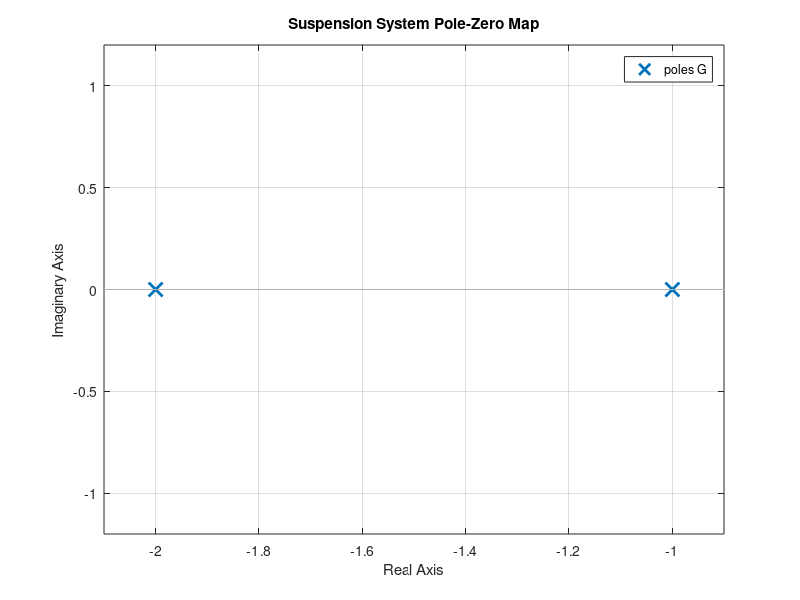
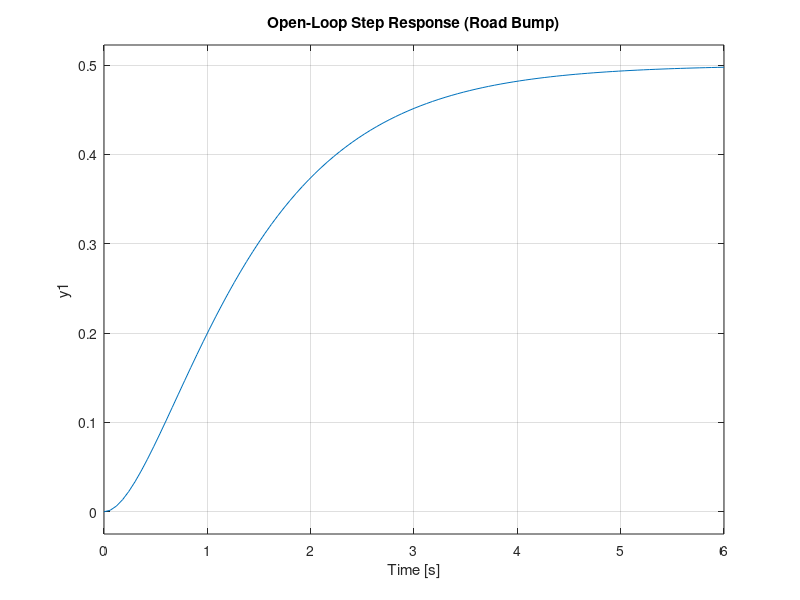

MATLAB code for these plots, in order: (Note: this script raises an error after producing the figures.)
%% ================================================================
%  INTELLIGENT ADAPTIVE ACTIVE SUSPENSION CONTROL SYSTEM
%  Vehicle Vibration Reduction and Stability Enhancement
%  Transfer Function: G(s) = 1 / (s^2 + 3s + 2)
%% ================================================================
clc; clear all; close all;

fprintf('==========================================================\n');
fprintf(' INTELLIGENT ADAPTIVE ACTIVE SUSPENSION CONTROL SYSTEM\n');
fprintf('==========================================================\n\n');

%% ================================================================
%  SECTION 1: SYSTEM MODELING & OPEN-LOOP ANALYSIS
%% ================================================================
fprintf('--- SECTION 1: Open-Loop System Analysis ---\n');

% Define suspension plant transfer function
num = [1];
den = [1, 3, 2];
G = tf(num, den);

fprintf('\nPlant Transfer Function G(s) = 1 / (s^2 + 3s + 2)\n');
disp(G);

% Poles and Damping Analysis
p = pole(G);
fprintf('\nSystem Poles:\n');
disp(p);

[wn, zeta, poles] = damp(G);
fprintf('\nNatural Frequency (wn): %.4f rad/s\n', wn(1));
fprintf('Damping Ratio (zeta):   %.4f\n', zeta(1));

% Verify stability
if all(real(p) < 0)
    fprintf('\nSystem STABLE: All poles in left-half plane.\n');
    fprintf('  Pole 1: s = %.2f (fast decay, mechanical stiffness)\n', p(1));
    fprintf('  Pole 2: s = %.2f (slow decay, damping effect)\n', p(2));
else
    fprintf('\nSystem UNSTABLE: Pole(s) in right-half plane.\n');
end

% Pole-Zero Map
figure('Name','Pole-Zero Map','Position',[100,100,600,500]);
pzmap(G);
title('Suspension System Pole-Zero Map');
grid on;
fprintf('\nPole-Zero Map displayed.\n');

% Step Response Analysis
figure('Name','Open-Loop Step Response','Position',[720,100,600,500]);
step(G);
title('Open-Loop Step Response (Road Bump)');
grid on;

info = stepinfo(G);
fprintf('\n--- Step Response Performance ---\n');
fprintf('Rise Time:       %.4f s\n', info.RiseTime);
fprintf('Settling Time:   %.4f s\n', info.SettlingTime);
fprintf('Overshoot:       %.2f %%\n', info.Overshoot);
fprintf('Peak:            %.4f\n', info.Peak);
fprintf('Peak Time:       %.4f s\n', info.PeakTime);

%% ================================================================
%  SECTION 2: UNCONTROLLED DISTURBANCE RESPONSES
%% ================================================================
fprintf('\n--- SECTION 2: Uncontrolled Disturbance Responses ---\n');

t = 0:0.01:15;
figure('Name','Uncontrolled Responses','Position',[100,620,1200,500]);

% Step input (road bump)
subplot(2,2,1);
[y_step, t_step] = step(G, t);
plot(t_step, y_step, 'b', 'LineWidth', 1.5);
title('Step Input (Road Bump)');
xlabel('Time (s)'); ylabel('Displacement (m)');
grid on;

% Impulse input (pothole)
subplot(2,2,2);
[y_imp, t_imp] = impulse(G, t);
plot(t_imp, y_imp, 'r', 'LineWidth', 1.5);
title('Impulse Input (Pothole)');
xlabel('Time (s)'); ylabel('Displacement (m)');
grid on;

% Sinusoidal input (uneven road)
subplot(2,2,3);
u_sin = sin(2*pi*0.5*t);
[y_sin, ~] = lsim(G, u_sin, t);
plot(t, u_sin, 'g--', t, y_sin, 'b', 'LineWidth', 1.5);
legend('Input','Response');
title('Sinusoidal Input (Uneven Road)');
xlabel('Time (s)'); ylabel('Displacement (m)');
grid on;

% Random disturbance (rough terrain)
subplot(2,2,4);
rng(42);
u_rand = 0.5*randn(size(t));
[y_rand, ~] = lsim(G, u_rand, t);
plot(t, u_rand, 'g--', t, y_rand, 'b', 'LineWidth', 1.5);
legend('Disturbance','Response');
title('Random Input (Rough Terrain)');
xlabel('Time (s)'); ylabel('Displacement (m)');
grid on;

sgtitle('Uncontrolled Suspension Responses to Road Disturbances');

%% ================================================================
%  SECTION 3: ADAPTIVE PD CONTROLLER DESIGN
%% ================================================================
fprintf('\n--- SECTION 3: Adaptive PD Controller Design ---\n');

% Adaptive gain scheduling function
% Kp = 10 + 5 * disturbance_magnitude
% Kd = 3  + 2 * disturbance_magnitude

fprintf('\nAdaptive Gain Equations:\n');
fprintf('  Kp = 10 + 5 * disturbance_magnitude\n');
fprintf('  Kd =  3 + 2 * disturbance_magnitude\n');
fprintf('\nOperating Modes:\n');
fprintf('  Comfort Mode  (d < 0.3): Kp=%.1f, Kd=%.1f\n', 10+5*0.15, 3+2*0.15);
fprintf('  Off-Road Mode (0.3<=d<0.7): Kp=%.1f, Kd=%.1f\n', 10+5*0.5, 3+2*0.5);
fprintf('  Sport Mode    (d >= 0.7): Kp=%.1f, Kd=%.1f\n', 10+5*0.85, 3+2*0.85);

% Fixed PD controller (moderate gains for comparison)
Kp_fixed = 15;
Kd_fixed = 5;
C_fixed = tf([Kd_fixed, Kp_fixed], [1, 0]);
fprintf('\nFixed PD Controller: Kp=%.1f, Kd=%.1f\n', Kp_fixed, Kd_fixed);

% Closed-loop systems
CL_fixed = feedback(C_fixed * G, 1);

% Compute closed-loop for each mode
Kp_comfort = 10 + 5*0.15; Kd_comfort = 3 + 2*0.15;
Kp_offroad = 10 + 5*0.50; Kd_offroad = 3 + 2*0.50;
Kp_sport   = 10 + 5*0.85; Kd_sport   = 3 + 2*0.85;

C_comfort = tf([Kd_comfort, Kp_comfort], [1, 0]);
C_offroad = tf([Kd_offroad, Kp_offroad], [1, 0]);
C_sport   = tf([Kd_sport,   Kp_sport],   [1, 0]);

CL_comfort = feedback(C_comfort * G, 1);
CL_offroad = feedback(C_offroad * G, 1);
CL_sport   = feedback(C_sport   * G, 1);

%% ================================================================
%  SECTION 4: CONTROLLED VS UNCONTROLLED COMPARISON
%% ================================================================
fprintf('\n--- SECTION 4: Controlled vs Uncontrolled Comparison ---\n');

t_comp = 0:0.01:10;
[y_open, ~]   = step(G, t_comp);
[y_fixed, ~]  = step(CL_fixed, t_comp);
[y_comfort, ~] = step(CL_comfort, t_comp);
[y_offroad, ~] = step(CL_offroad, t_comp);
[y_sport, ~]   = step(CL_sport,   t_comp);

figure('Name','Controlled vs Uncontrolled','Position',[100,100,900,600]);
plot(t_comp, y_open,    'k--',  'LineWidth', 2, 'DisplayName', 'Uncontrolled');
hold on;
plot(t_comp, y_fixed,   'b-',   'LineWidth', 1.5, 'DisplayName', 'Fixed PD');
plot(t_comp, y_comfort, 'g-',   'LineWidth', 1.5, 'DisplayName', 'Comfort Mode');
plot(t_comp, y_offroad, 'm-',   'LineWidth', 1.5, 'DisplayName', 'Off-Road Mode');
plot(t_comp, y_sport,   'r-',   'LineWidth', 1.5, 'DisplayName', 'Sport Mode');
xlabel('Time (s)'); ylabel('Displacement (m)');
title('Controlled vs Uncontrolled Suspension Response (Step Input)');
legend('Location','best');
grid on;

%% ================================================================
%  SECTION 5: ADAPTIVE SIMULATION WITH CONTINUOUS GAIN SCHEDULING
%% ================================================================
fprintf('\n--- SECTION 5: Adaptive Simulation with Gain Scheduling ---\n');

t_sim = 0:0.005:20;
dt = t_sim(2) - t_sim(1);

% Realistic road profile (multiple disturbance types)
d_road = zeros(size(t_sim));
d_road(t_sim >= 1  & t_sim < 3)  = 0.15;   % slight bump
d_road(t_sim >= 5  & t_sim < 6)  = 0.55;   % pothole / off-road
d_road(t_sim >= 9  & t_sim < 10) = 0.90;   % speed breaker (sport)
d_road(t_sim >= 13 & t_sim < 15) = 0.35 + 0.15*sin(2*pi*1.0*(t_sim(t_sim>=13&t_sim<15)-13));
d_road(t_sim >= 17 & t_sim < 20) = 0.10 + 0.05*randn(1, sum(t_sim>=17 & t_sim<20));
d_road = max(0, d_road);

% Compute adaptive gains
Kp_adaptive = 10 + 5 * d_road;
Kd_adaptive =  3 + 2 * d_road;

% Determine mode labels
mode_label = zeros(size(t_sim));
mode_label(d_road >= 0.3 & d_road < 0.7) = 1;
mode_label(d_road >= 0.7) = 2;

% Simulate adaptive response using numerical integration (Euler method)
% State-space: G(s) = 1/(s^2+3s+2) => dx1/dt=x2, dx2/dt=-2x1-3x2+u
n = length(t_sim);
x1 = zeros(1,n); x2 = zeros(1,n);  % plant states
x1_open = zeros(1,n); x2_open = zeros(1,n);
e_int = 0;  % integral for reference tracking (not used in PD)

y_adapt = zeros(1,n);
y_uncontrolled_sim = zeros(1,n);
u_ctrl = zeros(1,n);
ref = d_road;  % reference: follow disturbance with damped response

for k = 1:n-1
    % Adaptive gains
    Kp = Kp_adaptive(k);
    Kd = Kd_adaptive(k);
    
    % Error
    e = ref(k) - x1(k);
    de = -x2(k);
    
    % Control input
    u = Kp*e + Kd*de;
    u_ctrl(k) = u;
    
    % Plant update (controlled)
    dx1 = x2(k);
    dx2 = -2*x1(k) - 3*x2(k) + u;
    x1(k+1) = x1(k) + dt*dx1;
    x2(k+1) = x2(k) + dt*dx2;
    
    % Plant update (uncontrolled, only disturbance)
    dx1_o = x2_open(k);
    dx2_o = -2*x1_open(k) - 3*x2_open(k) + d_road(k);
    x1_open(k+1) = x1_open(k) + dt*dx1_o;
    x2_open(k+1) = x2_open(k) + dt*dx2_o;
end

y_adapt = x1;
y_uncontrolled_sim = x1_open;

%% ================================================================
%  SECTION 6: COMPREHENSIVE PLOTS
%% ================================================================
figure('Name','Adaptive System Comprehensive','Position',[50,50,1400,900]);

subplot(3,2,1);
plot(t_sim, d_road, 'k', 'LineWidth', 1.5);
title('Road Disturbance Profile'); xlabel('Time (s)'); ylabel('Magnitude');
ylim([-0.2, 1.2]); grid on;

subplot(3,2,2);
plot(t_sim, y_uncontrolled_sim, 'r--', t_sim, y_adapt, 'b', 'LineWidth', 1.5);
legend('Uncontrolled','Adaptive PD'); grid on;
title('Controlled vs Uncontrolled Displacement');
xlabel('Time (s)'); ylabel('Displacement (m)');

subplot(3,2,3);
plot(t_sim, u_ctrl, 'g', 'LineWidth', 1.2);
title('Controller Output (Actuator Force)');
xlabel('Time (s)'); ylabel('Force (N)'); grid on;

subplot(3,2,4);
yyaxis left;
plot(t_sim, Kp_adaptive, 'b', 'LineWidth', 1.5);
ylabel('Kp');
yyaxis right;
plot(t_sim, Kd_adaptive, 'r', 'LineWidth', 1.5);
ylabel('Kd');
title('Adaptive Gain Variation'); xlabel('Time (s)'); grid on;
legend('Kp','Kd');

subplot(3,2,5);
area(t_sim, mode_label, 'FaceAlpha', 0.4, 'FaceColor', 'cyan');
ylim([-0.5, 2.5]);
yticks([0 1 2]); yticklabels({'Comfort','Off-Road','Sport'});
title('Adaptive Mode Switching'); xlabel('Time (s)'); grid on;

subplot(3,2,6);
e_reduction = abs(y_uncontrolled_sim) - abs(y_adapt);
plot(t_sim, e_reduction, 'm', 'LineWidth', 1.5);
title('Vibration Reduction (Uncontrolled - Controlled)');
xlabel('Time (s)'); ylabel('\DeltaDisplacement (m)'); grid on;

sgtitle('Adaptive PD Suspension Control System - Comprehensive Analysis');

%% ================================================================
%  SECTION 7: CONTROL SYSTEM ANALYSIS (Root Locus, Bode)
%% ================================================================
fprintf('\n--- SECTION 7: Control System Analysis ---\n');

figure('Name','Control Analysis','Position',[100,100,1200,900]);

% Root locus
subplot(2,2,1);
rlocus(G);
title('Root Locus of Open-Loop System');
grid on;

% Bode plot - open loop
subplot(2,2,2);
bode(G);
title('Bode Plot - Plant G(s)');
grid on;

% Bode plot - fixed closed loop
subplot(2,2,3);
bode(CL_fixed);
title('Bode Plot - Closed Loop (Fixed PD)');
grid on;

% Bode plot comparison
subplot(2,2,4);
bode(G, CL_comfort, CL_offroad, CL_sport);
legend('Open Loop','Comfort','Off-Road','Sport','Location','southwest');
title('Bode Comparison: All Modes');
grid on;

%% ================================================================
%  SECTION 8: PERFORMANCE COMPARISON TABLE
%% ================================================================
fprintf('\n--- SECTION 8: Performance Comparison Table ---\n');

systems = {G, CL_fixed, CL_comfort, CL_offroad, CL_sport};
names   = {'Uncontrolled','Fixed PD','Comfort Mode','Off-Road Mode','Sport Mode'};

fprintf('\n%-18s %-12s %-14s %-12s %-10s\n', ...
    'System','Rise(s)','Settle(s)','Overshoot%','Peak');
fprintf('%s\n', repmat('-',1,66));

for i = 1:length(systems)
    try
        si = stepinfo(systems{i});
        [y,~] = step(systems{i}, 0:0.01:30);
        peak = max(abs(y));
        fprintf('%-18s %-12.4f %-14.4f %-12.2f %-10.4f\n', ...
            names{i}, si.RiseTime, si.SettlingTime, si.Overshoot, peak);
    catch
        fprintf('%-18s  [Unable to compute]\n', names{i});
    end
end

% Vibration reduction percentage
[y_unc, ~] = step(G, 0:0.01:30);
[y_adp, ~] = step(CL_sport, 0:0.01:30);
vr_percent = (1 - max(abs(y_adp))/max(abs(y_unc))) * 100;
fprintf('\nVibration Reduction (Sport Mode vs Uncontrolled): %.1f%%\n', vr_percent);

%% ================================================================
%  SECTION 9: ABS / WHEEL SLIP ANALYSIS
%% ================================================================
fprintf('\n--- SECTION 9: Wheel Slip & ABS Analysis ---\n');
fprintf('\nWheel Slip Equation: Slip = (V - r*omega) / V\n');
fprintf('\nWith improved suspension damping:\n');
fprintf('  - Reduced wheel hop maintains tire-road contact\n');
fprintf('  - Consistent normal force -> better traction\n');
fprintf('  - Stable wheel speed during ABS intervention\n');
fprintf('  - Improved braking distance and ABS efficiency\n');

V  = 20;        % Vehicle speed m/s
r  = 0.3;       % Wheel radius m
t_abs = 0:0.01:3;

% Simulate wheel speed variation (with/without adaptive suspension)
omega_no_ctrl  = (V/r) * (1 - 0.4*sin(2*pi*2*t_abs) .* exp(-t_abs));
omega_adaptive = (V/r) * (1 - 0.1*sin(2*pi*2*t_abs) .* exp(-2*t_abs));

slip_no_ctrl  = (V - r*omega_no_ctrl)  / V;
slip_adaptive = (V - r*omega_adaptive) / V;

figure('Name','Wheel Slip Analysis','Position',[100,100,800,500]);
plot(t_abs, slip_no_ctrl,  'r--', 'LineWidth', 2, 'DisplayName', 'Without Adaptive Suspension');
hold on;
plot(t_abs, slip_adaptive, 'b-',  'LineWidth', 2, 'DisplayName', 'With Adaptive Suspension');
yline(0.2, 'k:', 'LineWidth', 1.5, 'DisplayName', 'ABS Trigger Threshold (20%)');
xlabel('Time (s)'); ylabel('Wheel Slip Ratio');
title('Wheel Slip During Braking: Effect of Adaptive Suspension on ABS');
legend('Location','best'); grid on;

fprintf('\nSimulation Complete.\n');
fprintf('============================================================\n');
